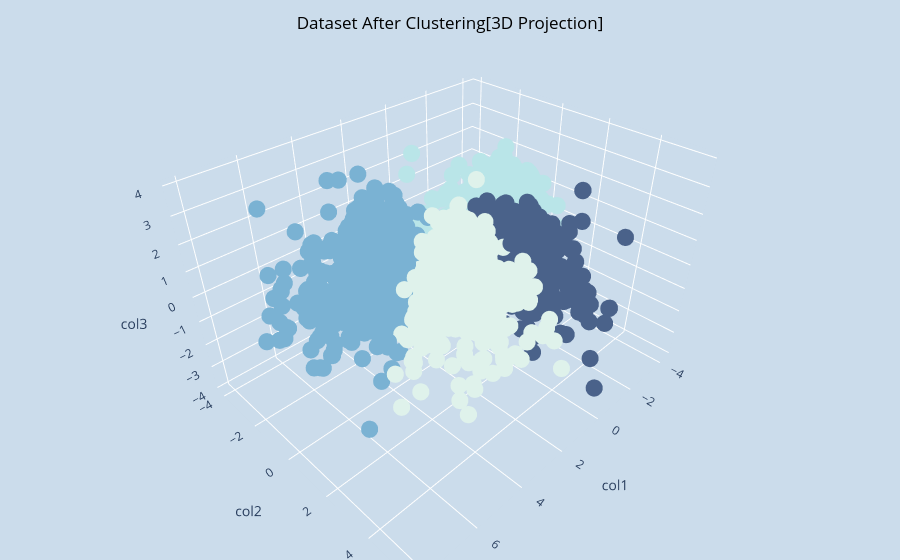

Notebook code for this chart:
### Code cell
print(f"Let's have a look on the dataset after clustering :")

fig = go.Figure(data=[go.Scatter3d(x=x, y=y, z=z, mode='markers',
                marker=dict(size=10, color=pca_data["Clusters"], colorscale=["#DFF2EB", "#B9E5E8", "#7AB2D3", "#4A628A"], opacity=1))])
fig.update_layout(title=dict(text="Dataset After Clustering[3D Projection]",
                             y=0.97, x=0.5, xanchor="center", yanchor="top", font_color="black"),
                  scene=dict(xaxis=dict(title="col1", backgroundcolor="#CBDCEB", showbackground=True, showgrid=True, gridwidth=2, gridcolor='white', zerolinecolor="white"),
                             yaxis=dict(title="col2", backgroundcolor="#CBDCEB", showbackground=True, showgrid=True, gridwidth=2, gridcolor='white', zerolinecolor="white"),
                             zaxis=dict(title="col3", backgroundcolor="#CBDCEB", showbackground=True, showgrid=True, gridwidth=2, gridcolor='white', zerolinecolor="white")),
                  margin=dict(l=0, r=0, b=0, t=0), paper_bgcolor="#CBDCEB")
fig.show()

### Figure 1 — Plotly figure (JSON) as saved in the notebook; plotly's stock layout.template omitted (floating-point values rounded to 4 significant figures; data arrays with more than 128 entries replaced by an {"elided": "..."} marker saying what was removed)
{"data": [{"marker": {"color": {"elided": "2212 int values"}, "colorscale": [[0, "#DFF2EB"], [0.3333, "#B9E5E8"], [0.6667, "#7AB2D3"], [1, "#4A628A"]], "opacity": 1, "size": 10}, "mode": "markers", "type": "scatter3d", "x": {"elided": "2212 float values"}, "y": {"elided": "2212 float values"}, "z": {"elided": "2212 float values"}}], "layout": {"margin": {"b": 0, "l": 0, "r": 0, "t": 0}, "paper_bgcolor": "#CBDCEB", "scene": {"xaxis": {"backgroundcolor": "#CBDCEB", "gridcolor": "white", "gridwidth": 2, "showbackground": true, "showgrid": true, "title": {"text": "col1"}, "zerolinecolor": "white"}, "yaxis": {"backgroundcolor": "#CBDCEB", "gridcolor": "white", "gridwidth": 2, "showbackground": true, "showgrid": true, "title": {"text": "col2"}, "zerolinecolor": "white"}, "zaxis": {"backgroundcolor": "#CBDCEB", "gridcolor": "white", "gridwidth": 2, "showbackground": true, "showgrid": true, "title": {"text": "col3"}, "zerolinecolor": "white"}}, "title": {"font": {"color": "black"}, "text": "Dataset After Clustering[3D Projection]", "x": 0.5, "xanchor": "center", "y": 0.97, "yanchor": "top"}}}
